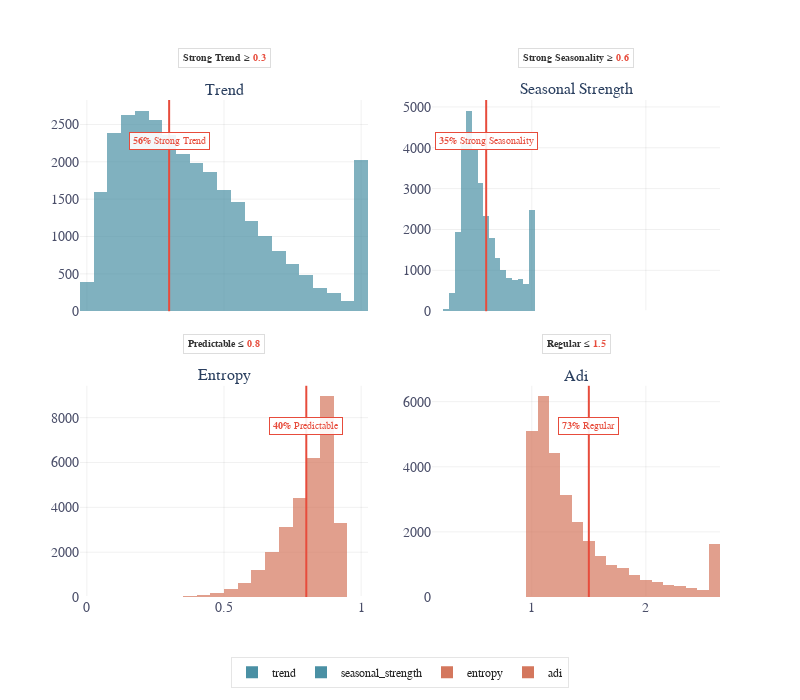

Source (notebook cell):
### Markdown cell above
---

<div style="text-align: center;">

## 4. Structure & Chaos Overview

<div style="background: linear-gradient(135deg, #4A90A4 0%, #2d5a6b 100%); color: white; padding: 12px 20px; border-radius: 8px; margin: 10px auto; max-width: 600px;">
<strong>One view of all key metrics</strong><br>
<em>Structure (trend, seasonality) vs Chaos (entropy, intermittency, variability)</em>
</div>

</div>

### Code cell
plot_distribution(
    diagnostics,
    columns=['trend', 'seasonal_strength', 'entropy', 'adi'],
    use_metric_defaults=True, 
    thresholds={
        'trend': 0.3,              # Custom: lower bar for "strong trend"
        'seasonal_strength': 0.6,  # Custom: higher bar for seasonality
        'entropy': 0.8,            # Keep default
        'adi': 1.5,                # Custom intermittency threshold
    },
    show_threshold_pct=True,
    show_threshold_legend=True,
    mode='facet'

)

### Figure 1 — Plotly figure (JSON) as saved in the notebook; plotly's stock layout.template omitted (floating-point values rounded to 4 significant figures; data arrays with more than 128 entries replaced by an {"elided": "..."} marker saying what was removed)
{"data": [{"marker": {"color": "#4A90A4", "opacity": 0.7}, "name": "trend", "nbinsx": 30, "type": "histogram", "x": {"elided": "30490 float values"}, "xaxis": "x", "yaxis": "y"}, {"marker": {"color": "#4A90A4", "opacity": 0.7}, "name": "seasonal_strength", "nbinsx": 30, "type": "histogram", "x": {"elided": "30490 float values"}, "xaxis": "x2", "yaxis": "y2"}, {"marker": {"color": "#D4775D", "opacity": 0.7}, "name": "entropy", "nbinsx": 30, "type": "histogram", "x": {"elided": "30490 float values"}, "xaxis": "x3", "yaxis": "y3"}, {"marker": {"color": "#D4775D", "opacity": 0.7}, "name": "adi", "nbinsx": 30, "type": "histogram", "x": {"elided": "30490 float values"}, "xaxis": "x4", "yaxis": "y4"}], "layout": {"annotations": [{"font": {"size": 16}, "showarrow": false, "text": "Trend", "x": 0.225, "xanchor": "center", "xref": "paper", "y": 1, "yanchor": "bottom", "yref": "paper"}, {"font": {"size": 16}, "showarrow": false, "text": "Seasonal Strength", "x": 0.775, "xanchor": "center", "xref": "paper", "y": 1, "yanchor": "bottom", "yref": "paper"}, {"font": {"size": 16}, "showarrow": false, "text": "Entropy", "x": 0.225, "xanchor": "center", "xref": "paper", "y": 0.425, "yanchor": "bottom", "yref": "paper"}, {"font": {"size": 16}, "showarrow": false, "text": "Adi", "x": 0.775, "xanchor": "center", "xref": "paper", "y": 0.425, "yanchor": "bottom", "yref": "paper"}, {"bgcolor": "rgba(255,255,255,0.9)", "bordercolor": "#e74c3c", "borderpad": 3, "borderwidth": 1, "font": {"color": "#e74c3c", "size": 10}, "showarrow": false, "text": "<b>56%</b> Strong Trend", "x": 0.3, "xref": "x", "y": 0.85, "yref": "y domain"}, {"bgcolor": "rgba(255,255,255,0.9)", "bordercolor": "#e74c3c", "borderpad": 3, "borderwidth": 1, "font": {"color": "#e74c3c", "size": 10}, "showarrow": false, "text": "<b>35%</b> Strong Seasonality", "x": 0.6, "xref": "x2", "y": 0.85, "yref": "y2 domain"}, {"bgcolor": "rgba(255,255,255,0.9)", "bordercolor": "#e74c3c", "borderpad": 3, "borderwidth": 1, "font": {"color": "#e74c3c", "size": 10}, "showarrow": false, "text": "<b>40%</b> Predictable", "x": 0.8, "xref": "x3", "y": 0.85, "yref": "y3 domain"}, {"bgcolor": "rgba(255,255,255,0.9)", "bordercolor": "#e74c3c", "borderpad": 3, "borderwidth": 1, "font": {"color": "#e74c3c", "size": 10}, "showarrow": false, "text": "<b>73%</b> Regular", "x": 1.5, "xref": "x4", "y": 0.85, "yref": "y4 domain"}, {"bgcolor": "rgba(255,255,255,0.95)", "bordercolor": "#ddd", "borderpad": 4, "borderwidth": 1, "font": {"color": "#333", "size": 10}, "showarrow": false, "text": "<b>Strong Trend</b> ≥ <span style='color:#e74c3c'><b>0.3</b></span>", "x": 0.5, "xanchor": "center", "xref": "x domain", "y": 1.15, "yanchor": "bottom", "yref": "y domain"}, {"bgcolor": "rgba(255,255,255,0.95)", "bordercolor": "#ddd", "borderpad": 4, "borderwidth": 1, "font": {"color": "#333", "size": 10}, "showarrow": false, "text": "<b>Strong Seasonality</b> ≥ <span style='color:#e74c3c'><b>0.6</b></span>", "x": 0.5, "xanchor": "center", "xref": "x2 domain", "y": 1.15, "yanchor": "bottom", "yref": "y2 domain"}, {"bgcolor": "rgba(255,255,255,0.95)", "bordercolor": "#ddd", "borderpad": 4, "borderwidth": 1, "font": {"color": "#333", "size": 10}, "showarrow": false, "text": "<b>Predictable</b> ≤ <span style='color:#e74c3c'><b>0.8</b></span>", "x": 0.5, "xanchor": "center", "xref": "x3 domain", "y": 1.15, "yanchor": "bottom", "yref": "y3 domain"}, {"bgcolor": "rgba(255,255,255,0.95)", "bordercolor": "#ddd", "borderpad": 4, "borderwidth": 1, "font": {"color": "#333", "size": 10}, "showarrow": false, "text": "<b>Regular</b> ≤ <span style='color:#e74c3c'><b>1.5</b></span>", "x": 0.5, "xanchor": "center", "xref": "x4 domain", "y": 1.15, "yanchor": "bottom", "yref": "y4 domain"}], "font": {"family": "Source Sans Pro", "size": 14}, "height": 700, "legend": {"bgcolor": "rgba(255,255,255,0.9)", "bordercolor": "rgba(0,0,0,0.1)", "borderwidth": 1, "font": {"color": "#222222", "size": 12}, "orientation": "h", "x": 0.5, "xanchor": "center", "y": -0.12, "yanchor": "top"}, "margin": {"b": 85, "t": 100}, "paper_bgcolor": "white", "plot_bgcolor": "white", "shapes": [{"line": {"color": "#e74c3c", "dash": "solid", "width": 2}, "type": "line", "x0": 0.3, "x1": 0.3, "xref": "x", "y0": 0, "y1": 1, "yref": "y domain"}, {"line": {"color": "#e74c3c", "dash": "solid", "width": 2}, "type": "line", "x0": 0.6, "x1": 0.6, "xref": "x2", "y0": 0, "y1": 1, "yref": "y2 domain"}, {"line": {"color": "#e74c3c", "dash": "solid", "width": 2}, "type": "line", "x0": 0.8, "x1": 0.8, "xref": "x3", "y0": 0, "y1": 1, "yref": "y3 domain"}, {"line": {"color": "#e74c3c", "dash": "solid", "width": 2}, "type": "line", "x0": 1.5, "x1": 1.5, "xref": "x4", "y0": 0, "y1": 1, "yref": "y4 domain"}], "width": 800, "xaxis": {"anchor": "y", "color": "#4A4E69", "domain": [0, 0.45], "gridcolor": "rgba(0,0,0,0.06)", "matches": "x3", "showgrid": true, "showticklabels": false, "tickcolor": "#4A4E69"}, "xaxis2": {"anchor": "y2", "color": "#4A4E69", "domain": [0.55, 1], "gridcolor": "rgba(0,0,0,0.06)", "matches": "x4", "showgrid": true, "showticklabels": false, "tickcolor": "#4A4E69"}, "xaxis3": {"anchor": "y3", "color": "#4A4E69", "domain": [0, 0.45], "gridcolor": "rgba(0,0,0,0.06)", "showgrid": true, "tickcolor": "#4A4E69"}, "xaxis4": {"anchor": "y4", "color": "#4A4E69", "domain": [0.55, 1], "gridcolor": "rgba(0,0,0,0.06)", "showgrid": true, "tickcolor": "#4A4E69"}, "yaxis": {"anchor": "x", "color": "#4A4E69", "domain": [0.575, 1], "gridcolor": "rgba(0,0,0,0.06)", "showgrid": true, "tickcolor": "#4A4E69"}, "yaxis2": {"anchor": "x2", "color": "#4A4E69", "domain": [0.575, 1], "gridcolor": "rgba(0,0,0,0.06)", "showgrid": true, "tickcolor": "#4A4E69"}, "yaxis3": {"anchor": "x3", "color": "#4A4E69", "domain": [0, 0.425], "gridcolor": "rgba(0,0,0,0.06)", "showgrid": true, "tickcolor": "#4A4E69"}, "yaxis4": {"anchor": "x4", "color": "#4A4E69", "domain": [0, 0.425], "gridcolor": "rgba(0,0,0,0.06)", "showgrid": true, "tickcolor": "#4A4E69"}}}
